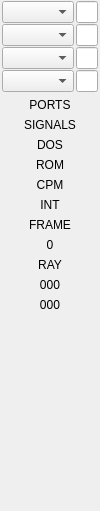
<?xml version="1.0" encoding="UTF-8"?>
<ui version="4.0">
 <class>FormDbgMisc</class>
 <widget class="QWidget" name="FormDbgMisc">
  <property name="geometry">
   <rect>
    <x>0</x>
    <y>0</y>
    <width>84</width>
    <height>511</height>
   </rect>
  </property>
  <property name="windowTitle">
   <string>Form</string>
  </property>
  <layout class="QVBoxLayout" name="verticalLayout">
   <property name="leftMargin">
    <number>2</number>
   </property>
   <property name="topMargin">
    <number>1</number>
   </property>
   <property name="rightMargin">
    <number>2</number>
   </property>
   <property name="bottomMargin">
    <number>5</number>
   </property>
   <item>
    <widget class="QWidget" name="widMMap" native="true">
     <layout class="QGridLayout" name="gridMMap">
      <property name="leftMargin">
       <number>0</number>
      </property>
      <property name="topMargin">
       <number>0</number>
      </property>
      <property name="rightMargin">
       <number>0</number>
      </property>
      <property name="bottomMargin">
       <number>0</number>
      </property>
      <property name="horizontalSpacing">
       <number>2</number>
      </property>
      <property name="verticalSpacing">
       <number>1</number>
      </property>
      <item row="0" column="0">
       <widget class="QComboBox" name="cbPG0"/>
      </item>
      <item row="0" column="1">
       <widget class="xHexSpin" name="numPG0"/>
      </item>
      <item row="1" column="0">
       <widget class="QComboBox" name="cbPG1"/>
      </item>
      <item row="1" column="1">
       <widget class="xHexSpin" name="numPG1"/>
      </item>
      <item row="2" column="0">
       <widget class="QComboBox" name="cbPG2"/>
      </item>
      <item row="2" column="1">
       <widget class="xHexSpin" name="numPG2"/>
      </item>
      <item row="3" column="0">
       <widget class="QComboBox" name="cbPG3"/>
      </item>
      <item row="3" column="1">
       <widget class="xHexSpin" name="numPG3"/>
      </item>
     </layout>
    </widget>
   </item>
   <item>
    <widget class="QLabel" name="labPorts">
     <property name="text">
      <string>PORTS</string>
     </property>
     <property name="alignment">
      <set>Qt::AlignCenter</set>
     </property>
    </widget>
   </item>
   <item>
    <layout class="QFormLayout" name="formPort">
     <property name="verticalSpacing">
      <number>1</number>
     </property>
     <property name="fieldGrowthPolicy">
      <enum>QFormLayout::FieldsStayAtSizeHint</enum>
     </property>
     <property name="formAlignment">
      <set>Qt::AlignHCenter|Qt::AlignTop</set>
     </property>
     <property name="labelAlignment">
      <set>Qt::AlignRight|Qt::AlignVCenter</set>
     </property>
    </layout>
   </item>
   <item>
    <widget class="QLabel" name="labHeadSignal">
     <property name="font">
      <font>
       <pointsize>9</pointsize>
      </font>
     </property>
     <property name="text">
      <string>SIGNALS</string>
     </property>
     <property name="alignment">
      <set>Qt::AlignCenter</set>
     </property>
    </widget>
   </item>
   <item>
    <widget class="QLabel" name="labDOS">
     <property name="autoFillBackground">
      <bool>true</bool>
     </property>
     <property name="text">
      <string>DOS</string>
     </property>
     <property name="alignment">
      <set>Qt::AlignCenter</set>
     </property>
    </widget>
   </item>
   <item>
    <widget class="QLabel" name="labROM">
     <property name="autoFillBackground">
      <bool>true</bool>
     </property>
     <property name="text">
      <string>ROM</string>
     </property>
     <property name="alignment">
      <set>Qt::AlignCenter</set>
     </property>
    </widget>
   </item>
   <item>
    <widget class="QLabel" name="labCPM">
     <property name="autoFillBackground">
      <bool>true</bool>
     </property>
     <property name="text">
      <string>CPM</string>
     </property>
     <property name="alignment">
      <set>Qt::AlignCenter</set>
     </property>
    </widget>
   </item>
   <item>
    <widget class="QLabel" name="labINT">
     <property name="autoFillBackground">
      <bool>true</bool>
     </property>
     <property name="text">
      <string>INT</string>
     </property>
     <property name="alignment">
      <set>Qt::AlignCenter</set>
     </property>
    </widget>
   </item>
   <item>
    <widget class="QLabel" name="labHeadFrame">
     <property name="font">
      <font>
       <pointsize>9</pointsize>
      </font>
     </property>
     <property name="text">
      <string>FRAME</string>
     </property>
     <property name="alignment">
      <set>Qt::AlignCenter</set>
     </property>
    </widget>
   </item>
   <item>
    <widget class="QLabel" name="labFrame">
     <property name="autoFillBackground">
      <bool>true</bool>
     </property>
     <property name="text">
      <string>0</string>
     </property>
     <property name="alignment">
      <set>Qt::AlignCenter</set>
     </property>
    </widget>
   </item>
   <item>
    <widget class="QLabel" name="labHeadRay">
     <property name="font">
      <font>
       <pointsize>9</pointsize>
      </font>
     </property>
     <property name="text">
      <string>RAY</string>
     </property>
     <property name="alignment">
      <set>Qt::AlignCenter</set>
     </property>
    </widget>
   </item>
   <item>
    <widget class="QLabel" name="labRX">
     <property name="autoFillBackground">
      <bool>true</bool>
     </property>
     <property name="text">
      <string>000</string>
     </property>
     <property name="alignment">
      <set>Qt::AlignCenter</set>
     </property>
    </widget>
   </item>
   <item>
    <widget class="QLabel" name="labRY">
     <property name="autoFillBackground">
      <bool>true</bool>
     </property>
     <property name="text">
      <string>000</string>
     </property>
     <property name="alignment">
      <set>Qt::AlignCenter</set>
     </property>
    </widget>
   </item>
   <item>
    <spacer name="verticalSpacer_10">
     <property name="orientation">
      <enum>Qt::Vertical</enum>
     </property>
     <property name="sizeHint" stdset="0">
      <size>
       <width>20</width>
       <height>45</height>
      </size>
     </property>
    </spacer>
   </item>
  </layout>
 </widget>
 <customwidgets>
  <customwidget>
   <class>xHexSpin</class>
   <extends>QLineEdit</extends>
   <header location="global">stdlib.h</header>
  </customwidget>
 </customwidgets>
 <resources/>
 <connections/>
</ui>
